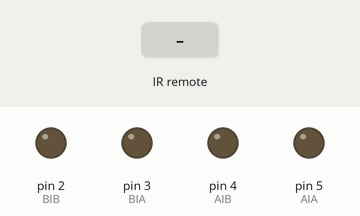
Bench run of a sketch on a simulated Arduino Uno, built with avr-gcc and run on an emulated ATmega328P. On the bench: output pins drawn as LEDs (lit = HIGH). The inputs (shaded band) are chosen by the test bench.

Above: at 1.2 s.
1.3 s: infrared code 0xFD8877 received
At 1.9 s:
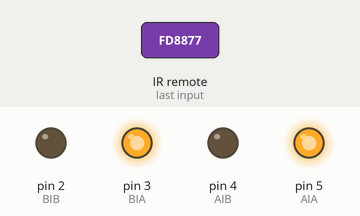
2.8 s: infrared code 0xFD9867 received
At 4.0 s:
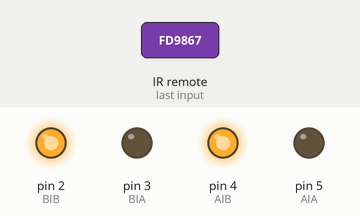
4.3 s: infrared code 0xFD28D7 received
At 5.4 s:
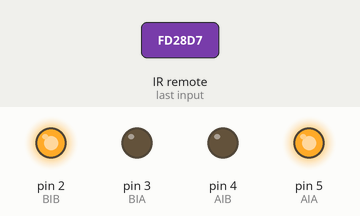
5.8 s: infrared code 0xFD6897 received
At 6.5 s:
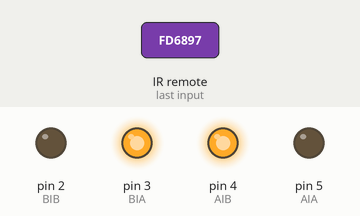
7.3 s: infrared code 0xFDA857 received
At 7.7 s:
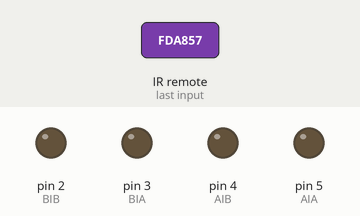
Timing chart, 0 to 9.8 s (numbered marks = the images above; inputs shaded):
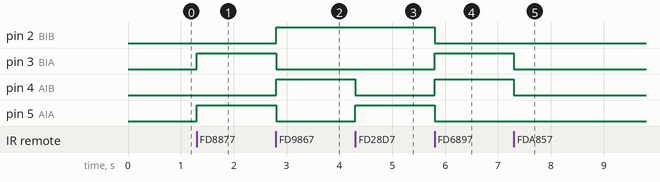

The sketch:

RC_Car_2.ino
```cpp
#include <IRremote.h>

#define UP_KEY     0xFD8877
#define DOWN_KEY   0xFD9867
#define LEFT_KEY   0xFD28D7
#define RIGHT_KEY  0xFD6897
#define OK_KEY     0xFDA857
#define STAR_KEY   0xFD30CF
#define SHARP_KEY  0xFD708F

const int AIA = 5;
const int AIB = 4;
const int BIA = 3;
const int BIB = 2;

const int pin_ir = 6;

IRrecv irrecv(pin_ir);

decode_results results;

byte speed = 255;

void setup()
{
  pinMode(AIA, OUTPUT);
  pinMode(AIB, OUTPUT);
  pinMode(BIA, OUTPUT);
  pinMode(BIB, OUTPUT);

  irrecv.enableIRIn();
}

void loop()
{
  if (irrecv.decode(&results)) {
    switch(results.value) {
      case UP_KEY:     forward();    break;
      case DOWN_KEY:   backward();   break;
      case LEFT_KEY:   left();       break;
      case RIGHT_KEY:  right();      break;
      case OK_KEY:     do_stop();    break;
    }

    irrecv.resume();
  }
}

void forward()
{
  analogWrite(AIA, speed);
  analogWrite(AIB, 0);
  analogWrite(BIA, speed);
  analogWrite(BIB, 0);
}

void backward()
{
  analogWrite(AIA, 0);
  analogWrite(AIB, speed);
  analogWrite(BIA, 0);
  analogWrite(BIB, speed);
}

void left()
{
  analogWrite(AIA, speed);
  analogWrite(AIB, 0);
  analogWrite(BIA, 0);
  analogWrite(BIB, speed);
}

void right()
{
  analogWrite(AIA, 0);
  analogWrite(AIB, speed);
  analogWrite(BIA, speed);
  analogWrite(BIB, 0);
}

void do_stop()
{
  analogWrite(AIA, 0);
  analogWrite(AIB, 0);
  analogWrite(BIA, 0);
  analogWrite(BIB, 0);
}
```

Measured:
- after the input at 1.3 s, pin 3 (BIA), pin 5 (AIA): LOW → HIGH at once
- after the input at 2.8 s, pin 2 (BIB), pin 4 (AIB): LOW → HIGH at once; pin 3 (BIA), pin 5 (AIA): HIGH → LOW at once
- after the input at 4.3 s, pin 4 (AIB): HIGH → LOW at once; pin 5 (AIA): LOW → HIGH at once
- after the input at 5.8 s, pin 2 (BIB), pin 5 (AIA): HIGH → LOW at once; pin 3 (BIA), pin 4 (AIB): LOW → HIGH at once
- after the input at 7.3 s, pin 3 (BIA), pin 4 (AIB): HIGH → LOW at once
